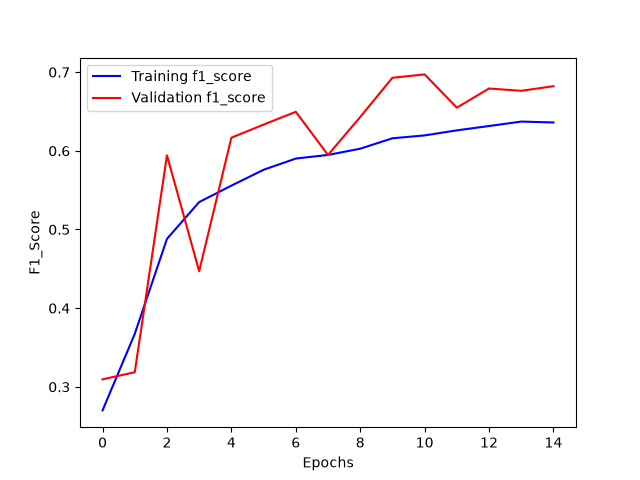

Here is the Python script that generated this plot:
# %%
# Pour la manipulation de tableaux
import numpy as np

# Imports nécessaires pour construire un modèle CNN avec l'API fonctionnelle de Keras
from tensorflow.keras.layers import Input, Dense
from tensorflow.keras.models import Model,load_model
from tensorflow.keras.layers import Dropout 
from tensorflow.keras.layers import Flatten
from tensorflow.keras.layers import Conv2D 
from tensorflow.keras.layers import MaxPooling2D
from tensorflow.keras.layers import Rescaling
from tensorflow.keras.layers import BatchNormalization,GlobalAveragePooling2D
from tensorflow.keras.preprocessing import image_dataset_from_directory
from tensorflow.keras.regularizers import l2
from sklearn.metrics import f1_score, accuracy_score, classification_report
from sklearn.utils.class_weight import compute_class_weight

# Pour encoder les labels
from tensorflow.keras.utils import to_categorical 

# Pour évaluer les performances 
from sklearn import metrics

# Pour visualiser les performances
import matplotlib.pyplot as plt
from matplotlib import cm
import seaborn as sns
import keras



# %%
import tensorflow as tf
tf.config.list_physical_devices('GPU')

# %%
train_ds = image_dataset_from_directory(
    directory="../../../COVID-19_Radiography_Dataset_split/train_augmented/",                                 
    image_size=(299, 299),
    batch_size = 32,
    labels="inferred",
    shuffle=True,
    seed=42,
    color_mode='grayscale'
    
)

# %%
train_ds_not_augmented = image_dataset_from_directory(
    directory="../../../COVID-19_Radiography_Dataset_split/train/",                                 
    image_size=(299, 299),
    batch_size = 32,
    labels="inferred",
    shuffle=True,
    seed = 42,
    color_mode='grayscale'
)



# %%
val_ds = image_dataset_from_directory(
    directory="../../../COVID-19_Radiography_Dataset_split/validation/",                                 
    image_size=(299, 299),
    batch_size = 32,
    labels="inferred",
    seed = 42,
    shuffle=True,
    color_mode='grayscale'
)



# %%
test_ds = image_dataset_from_directory(
    directory="../../../COVID-19_Radiography_Dataset_split/test/",                                 
    image_size=(299, 299),
    batch_size = 32,
    labels="inferred",
    seed = 42,
    shuffle=True,
    color_mode='grayscale'
)

# à calculer sur les labels du train 
y_train_not_augmented = np.concatenate([labels for images, labels in train_ds_not_augmented], axis=0)
class_weights = compute_class_weight('balanced', classes=np.unique(y_train_not_augmented), y=y_train_not_augmented)
class_weight_dict = dict(enumerate(class_weights))


# %%
from tensorflow.keras.callbacks import Callback
from timeit import default_timer as timer

class TimingCallback(Callback):
    def __init__(self, logs={}):
        self.logs=[]
    def on_epoch_begin(self, epoch, logs={}):
        self.starttime = timer()
    def on_epoch_end(self, epoch, logs={}):
        self.logs.append(timer()-self.starttime)

@keras.saving.register_keras_serializable()
class SparseF1Score(tf.keras.metrics.F1Score):
    """F1Score de Keras adaptée aux labels sparses (entiers) plutôt que one-hot."""
    def __init__(self, num_classes, **kwargs):
        super().__init__(**kwargs)
        self.num_classes_ = num_classes

    def update_state(self, y_true, y_pred, sample_weight=None):
        y_true = tf.one_hot(tf.cast(tf.reshape(y_true, [-1]), tf.int32), depth=self.num_classes_)
        return super().update_state(y_true, y_pred, sample_weight)

# %%
from tensorflow.keras.callbacks import ReduceLROnPlateau, EarlyStopping

early_stopping = EarlyStopping(
    patience=5,
    min_delta=0.01,
    verbose=1,
    mode='max',
    monitor='val_f1_score')

reduce_learning_rate = ReduceLROnPlateau(
                                    monitor="val_f1_score",
                                    patience=3, # si val_f1_score stagne sur 3 epochs consécutives selon la valeur min_delta
                                    min_delta=0.01,
                                    factor=0.1,  # On réduit le learning rate d'un facteur 0.1
                                    cooldown=4,  # On attend 4 epochs avant de réitérer 
                                    mode='max',
                                    verbose=1)

time_callback = TimingCallback()

# %%
# Instanciation des couches
inputs = Input(shape=(299, 299, 1), name="Input")

normalization_layer=Rescaling(1./255)

# Un seul bloc de convolution (32 filtres) - niveau supplémentaire à 64 filtres retiré
layer1 = Conv2D(
    filters=32,
    kernel_size=(3, 3),
    padding='same',
    activation='relu',
    name='conv_layer1',
    #kernel_regularizer=l2(1e-4)
)

layer2=BatchNormalization(name="BatchNormalization1")

layer3 = MaxPooling2D(
    pool_size=(2, 2),
    name='max_pooling_layer1'
)

layer4 = GlobalAveragePooling2D()
layer5 = Dropout(rate=0.3)

layer6 = Dense(
    units=128,
    activation='relu',
    name='dense_hidden_layer'
)

layer7 = Dropout(rate=0.3)

output_layer = Dense(
    units=4,
    activation='softmax',
    name='output_layer'
)


# %%
# Utilisation des couches
x= normalization_layer(inputs)
x = layer1(x)
x = layer2(x)
x = layer3(x)
x = layer4(x)
x = layer5(x)
x = layer6(x)
x = layer7(x)



# Création du modèle
outputs = output_layer(x)
model = Model(inputs=inputs, outputs=outputs)

# %%


model.compile(loss='sparse_categorical_crossentropy', # fonction de perte
              optimizer='adam',                # algorithme d'optimisation
              metrics=[SparseF1Score(num_classes=4, average='macro', name='f1_score')])            # métrique d'évaluation

model_history = model.fit(train_ds,
                          validation_data=val_ds,
                          epochs=50,
                          callbacks = [reduce_learning_rate,
                                       early_stopping,
                                       time_callback],
                          #class_weight=class_weight_dict,  # <-- ajouté             
                          shuffle=False) 

model.save('cnn_32.keras')




# %%
# Labels des axes
plt.xlabel('Epochs')
plt.ylabel('F1_Score')

# Courbe de la précision sur l'échantillon d'entrainement
plt.plot(
         model_history.history['f1_score'],
         label='Training f1_score',
         color='blue')

# Courbe de la précision sur l'échantillon de test
plt.plot(
         model_history.history['val_f1_score'], 
         label='Validation f1_score',
         color='red')

# Affichage de la légende
plt.legend()



plt.savefig('cnn_32.png')
np.save('cnn_32.npy',model_history.history)

# Affichage de la figure
plt.show()
